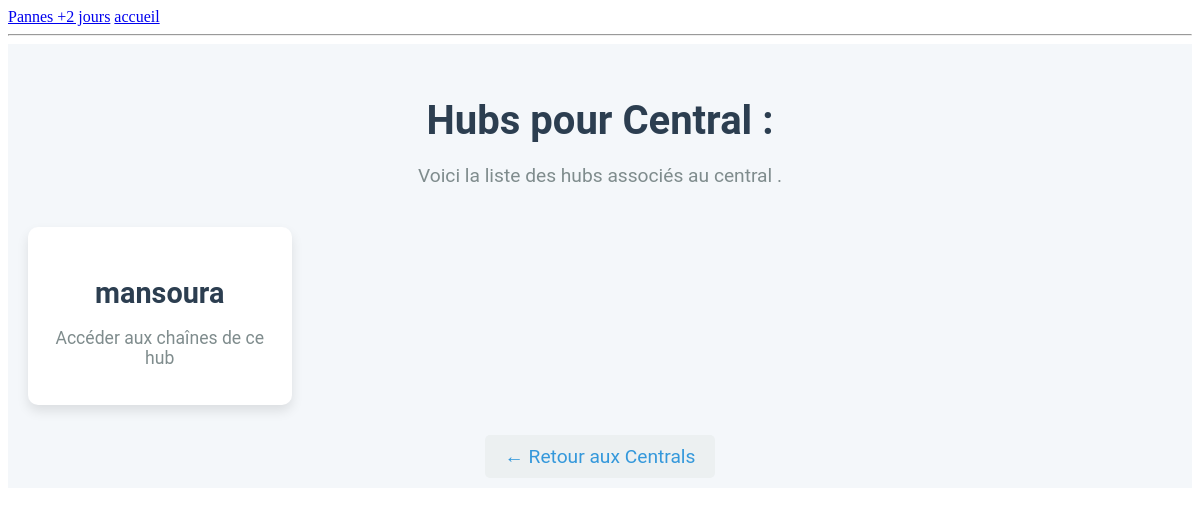
/central/1/hubs/, run on an earlier commit of the app's database.
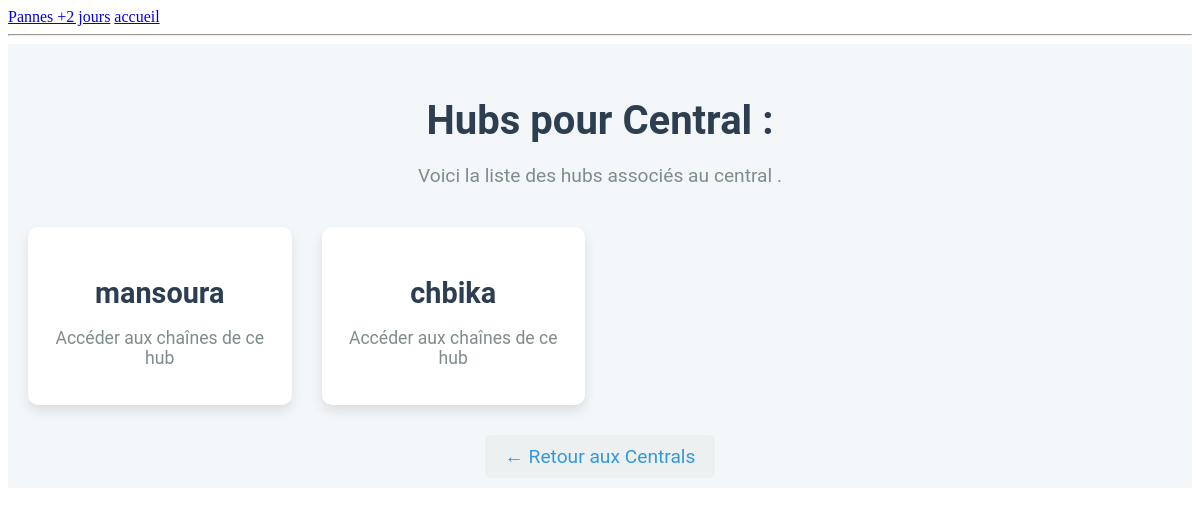
And on a later commit of the database.
### airponFtth/models.py (models this page shows, shortened)
class Hub(models.Model):
    central = models.ForeignKey(Central, on_delete=models.CASCADE, related_name='hubs')
    nom = models.CharField(max_length=100)
    localisation = models.CharField(max_length=200)
    date_creation = models.DateTimeField(default=timezone.now)

### airponFtth/views.py (the view)
# urls.py: path('central/<int:central_id>/hubs/', views.hub_list, name='hub_list'),
def hub_list(request, central_id):
    central = get_object_or_404(Central, id=central_id)
    hubs = central.hubs.all()
    return render(request, 'app/hub_list.html', {'central': central, 'hubs': hubs})

### airponFtth/templates/app/hub_list.html
{% extends 'base.html' %}
{% block content %}
<div class="container">
    <h2 class="page-title">Hubs pour Central : {{ central.nom }}</h2>
    <p class="intro-text">Voici la liste des hubs associés au central <strong>{{ central.nom }}</strong>.</p>
    <div class="central-list">
        {% for hub in hubs %}
        <div class="central-item">
            <a href="{% url 'chaine_list' hub.id %}" class="central-link">
                <div class="central-card">
                    <h3>{{ hub.nom }}</h3>
                    <p>Accéder aux chaînes de ce hub</p>
                </div>
            </a>
        </div>
        {% empty %}
        <div class="no-central">Aucun hub disponible pour ce central.</div>
        {% endfor %}
    </div>
    <div class="back-link">
        <a href="{% url 'central_list' %}" class="back-btn">← Retour aux Centrals</a>
    </div>
</div>
{% endblock %}

What changed in the data, as far as the page shows it:
added Hub: nom "chbika"
